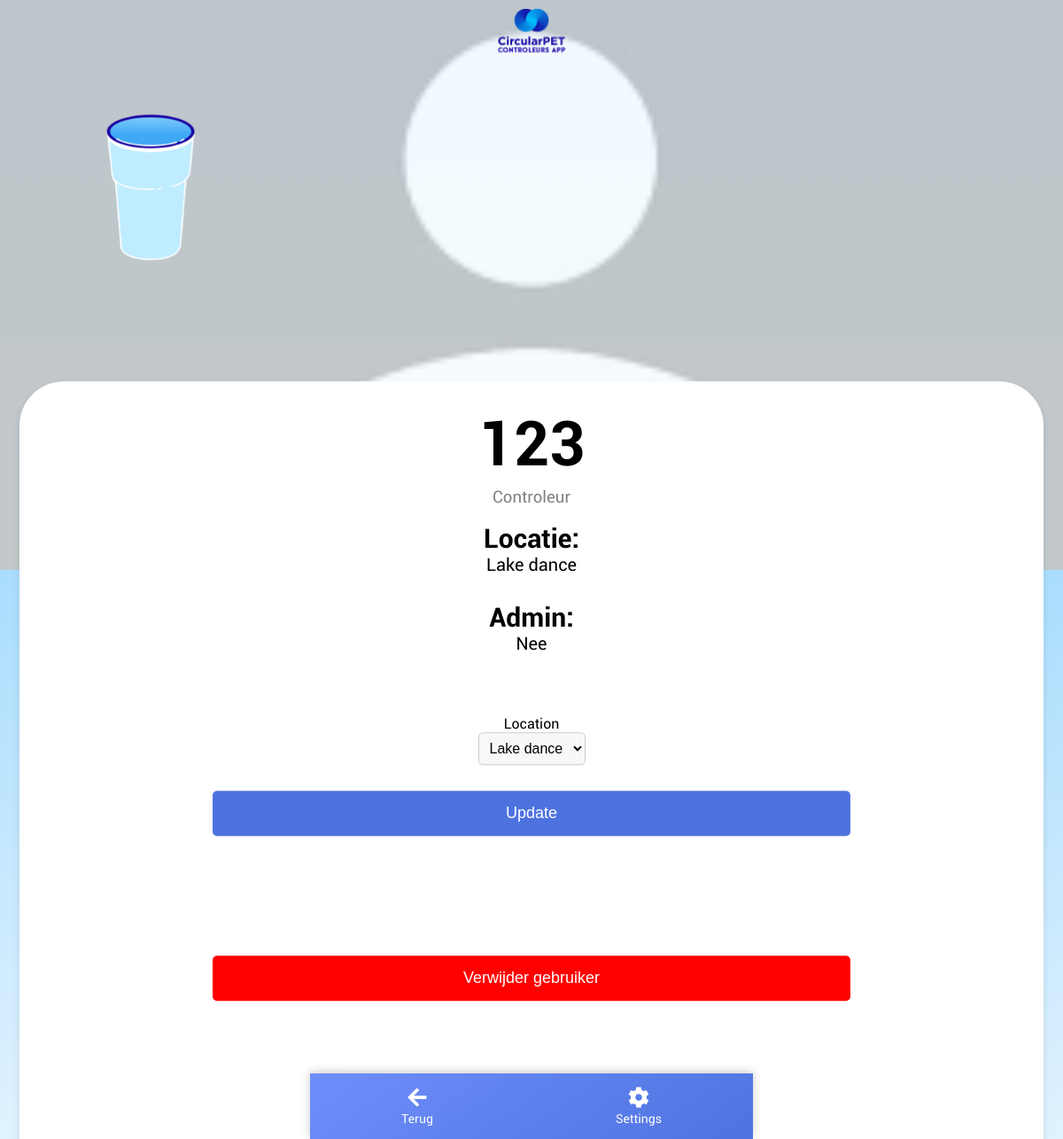
/user_dashboard/1, run on the app's committed database.
### app.py (models this page shows, shortened)
class User(db.Model, UserMixin):  # Extend User model with UserMixin
    id = db.Column(db.Integer, primary_key=True)
    username = db.Column(db.String(80), unique=True, nullable=False)
    password = db.Column(db.String(120), nullable=False)
    is_admin = db.Column(db.Boolean, default=False, nullable=False)
    location_id = db.Column(db.Integer, db.ForeignKey('location.id'), nullable=True)
    location = db.relationship('Location', backref=db.backref('users', lazy=True))
    group = db.Column(db.String(120), nullable=True)
    badges = db.Column(db.Integer, default=0)
    profile_picture = db.Column(db.String(255), nullable=True)

class Location(db.Model):
    __tablename__ = 'location'
    __table_args__ = {'extend_existing': True}
    id = db.Column(db.Integer, primary_key=True)
    name = db.Column(db.String(120), unique=True, nullable=False)
    zakken = db.Column(db.Integer, nullable=False, default=0)
    bekers = db.Column(db.Integer, nullable=False, default=0)
    url = db.Column(db.String(500), nullable=True)

### app.py (the view, shortened to what this page needs)
@app.route('/user_dashboard/<int:user_id>', methods=['GET', 'POST'])
def user_dashboard(user_id):
    user = User.query.get_or_404(user_id)
    form = UserForm(obj=user)
    return render_template('user_dashboard.html', user=user, form=form)

### app.py
class UserForm(FlaskForm):
    username = StringField('Username', validators=[DataRequired()])
    password = PasswordField('Password', validators=[DataRequired()])
    location = QuerySelectField('Location', query_factory=lambda: Location.query, allow_blank=True, get_label='name')
    is_admin = BooleanField('Admin')  # Add this line to include an admin checkbox
    submit = SubmitField('Update')

### templates/user_dashboard.html (shortened to what this page needs)
<html lang="en">
<head>
    <link rel="stylesheet" href="{{ url_for('static', filename='main.css') }}">
    <link rel="stylesheet" href="https://cdnjs.cloudflare.com/ajax/libs/font-awesome/5.15.1/css/all.min.css">
</head>
<body>
    <img src="{{ url_for('static', filename='cup.png') }}" alt="Floating Cup" class="floating-cup">
    <img src="{{ url_for('static', filename='logo.png') }}" alt="CircularPET Logo" class="logo2">
    <img src="{{ user.profile_picture if user.profile_picture else url_for('static', filename='stock.png') }}" alt="Profile Picture" id="profilePic">
    <div class="login-container bigger">
        <div class="login-form naame">
            <h2>{{ user.username }}</h2>
            {% if current_user.is_admin %}
            <h3>Admin</h3>
            {% else %}
            <h3>Controleur</h3>
            {% endif %}
                    <h5>Locatie:</h5><p>  {{ user.location.name if user.location else 'Geen' }}</p>
                    <h5>Admin: </h5><p> {{ 'Ja' if user.is_admin else 'Nee' }}</p>
            <form class="blij" method="POST" action="{{ url_for('assign_location', user_id=user.id) }}">
                {{ form.hidden_tag() }} <br>
                <div>{{ form.location.label }} <br> {{ form.location() }}</div> <br>
                <div>{{ form.submit() }}</div>
            </form> <br>
            <form class="blij" method="POST" action="{{ url_for('delete_user', id=user.id) }}" style="margin-top: 20px;">
                <input type="submit" value="Verwijder gebruiker"
                    onclick="return confirm('Weet je dat zeker?');" style="background-color: red;">
            </form>
       </div>
    </div>
    <div class="bottom-navbar">
        <a href="javascript:history.back()" class="nav-item"><i class="fas fa-arrow-left"></i><span>Terug</span></a>
        <a href="#settings" class="nav-item"><i class="fas fa-cog"></i><span>Settings</span></a>
    </div>
</body>
</html>

### static/main.css (style rules this page uses)
body { font-family: 'Roboto', sans-serif; background: linear-gradient(to bottom, #73c8fb 0%, #e0f2ff 100%); margin: 0; padding: 0; display: flex; height: 100vh; align-items: center; flex-wrap: wrap; justify-content: center; overflow-x: hidden; }
.login-container { text-align: center; background-color: #fff; padding: 20px; border-radius: 10px; box-shadow: 0 4px 8px rgba(0, 0, 0, 0.1); height: 350px; }
.bigger { height: 70vh; position: absolute !important; top: 70vh; left: 50%; transform: translate(-50%, -50%); width: 93% !important; border-radius: 50px; overflow-x: hidden; }
.blij { height: 200px !important; }
.naame { width: 100% !important; }
.naame h2 { width: 100%; font-size: 70px; margin-top: 10px; }
.naame h3 { margin-top: -50px; color: gray; font-weight: 400; }
.naame p { font-size: 20px; margin: 0; margin-bottom: 30px; }
.naame h5 { font-size: 30px; font-weight: 900px; margin: 0; }
.naame form { width: 60vw !important; }
.login-form form { margin: 0 auto; height: 320px; margin-bottom: 20px; width: 310px; }
.login-form input[type="submit"] { width: 100%; padding: 15px; border: none; border-radius: 5px; background-color: #4e73df; color: white; font-size: 18px; cursor: pointer; transition: background-color 0.3s ease; }
.logo2 { position: absolute; top: 10px; width: 90px; position: fixed; z-index: 1000; }
::placeholder { color: #888; }
.floating-cup { position: fixed; top: 10%; left: 10%; width: 100px; height: auto; animation: floatAnimation 6s ease-in-out infinite; z-index: 1; }
.login-container { position: relative; z-index: 1; }
form { background: #fff; padding: 20px; border-radius: 10px; display: inline-block; }
form label, form select, form input[type="submit"] { font-size: 1em; }
form select { padding: 0.5em; border: 1px solid #ccc; border-radius: 5px; background-color: #f8f8f8; }
form input[type="submit"] { padding: 0.5em 1em; border: none; border-radius: 5px; background-color: #4e73df; color: white; cursor: pointer; transition: background-color 0.3s ease; }
#profilePic { position: absolute; top: 0%; left: 50%; transform: translate(-50%, 0%); width: 100vw; height: 50vh; object-fit: cover; opacity: 0.9; cursor: pointer; }
.bottom-navbar { position: fixed; bottom: 0; width: 100%; background: linear-gradient(145deg, #6e8efb, #4E73DF); box-shadow: 0 -2px 10px rgba(0,0,0,0.2); display: flex; justify-content: space-around; padding: 15px 0; z-index: 1002; max-width: 500px; }
.nav-item { text-decoration: none; color: #fff; text-align: center; transition: transform 0.2s; }
.nav-item i { display: block; margin: 0 auto; font-size: 24px; transition: color 0.2s; }
.nav-item span { display: block; font-size: 14px; margin-top: 4px; }
input[type="submit"] { padding: 15px 20px; font-size: 18px; margin-top: 10px; width: 100%; }
input[type="text"], input[type="password"], input[type="submit"] { font-size: 16px; }

### data on the page
User: username "123", is_admin "Nee"
Location: location "Lake dance"
